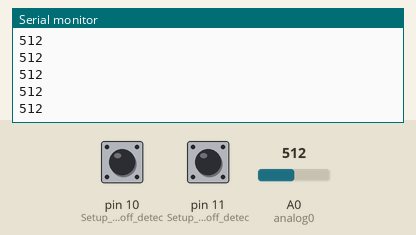
This sketch was run on a simulated Arduino Uno, built with avr-gcc and run on an emulated ATmega328P. Shown: the last lines printed to the serial monitor. The inputs (shaded band) are chosen by the test bench; at power-on: pin 10 (Setup_for_leads_off_detec) LOW, A0 (analog0) = 512, pin 11 (Setup_for_leads_off_detec) LOW.

Above: at 1.2 s.
1.3 s: pin 10 (Setup_for_leads_off_detec) pulled HIGH for 0.15 s
2.9 s: A0 (analog0) set to 716
At 3.6 s:
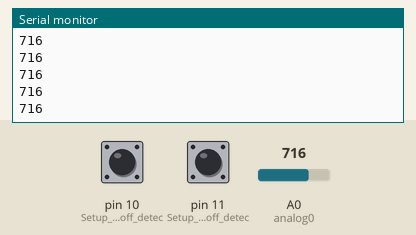
4.4 s: pin 11 (Setup_for_leads_off_detec) pulled HIGH for 0.15 s
6.0 s: A0 (analog0) set to 900
At 7.1 s:
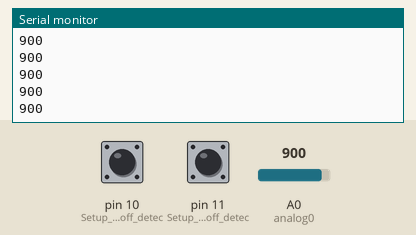
7.5 s: pin 10 (Setup_for_leads_off_detec) pulled HIGH for 1 s
At 8.5 s:
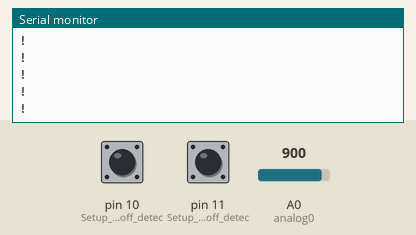
10.0 s: pin 11 (Setup_for_leads_off_detec) pulled HIGH for 0.15 s
Timing chart, 0 to 12.0 s (numbered marks = the images above; inputs shaded):
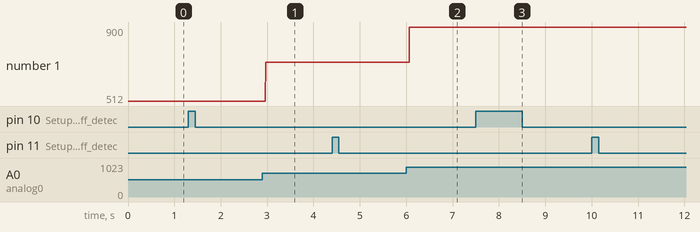

Measured:
- after the input at 2.9 s, the serial monitor: prints a new line after 0.07 s (image 1)
- after the input at 6.0 s, the serial monitor: prints a new line after 0.07 s (image 2)
- plotted number 1: 512 → 716 after the input at 2.9 s, 716 → 900 after the input at 6.0 s

The sketch:

code_Heart_Rate_Display_Arduino.ino
```cpp
// (licence header left out)
int analog0 = 0;

void setup() {
  // initialize the serial communication:
  Serial.begin(9600);
  pinMode(10, INPUT); // Setup for leads off detection LO +
  pinMode(11, INPUT); // Setup for leads off detection LO -

}

void loop() {

  if((digitalRead(10) == 1)||(digitalRead(11) == 1)){
    Serial.println('!');
  }
  else{
    // send the value of analog input 0:
      Serial.println(analogRead(analog0));
  }
  //Wait for a bit to keep serial data from saturating
  delay(1);
}
```
